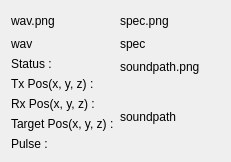
                     <widget class="QWidget" name="show">
                      <layout class="QGridLayout" name="gridLayout_5">
                       <item row="0" column="0">
                        <layout class="QGridLayout" name="gridLayout_4">
                         <item row="1" column="1">
                          <layout class="QVBoxLayout" name="verticalLayout_4">
                           <item>
                            <widget class="QLabel" name="label_2">
                             <property name="minimumSize">
                              <size>
                               <width>100</width>
                               <height>20</height>
                              </size>
                             </property>
                             <property name="maximumSize">
                              <size>
                               <width>100</width>
                               <height>20</height>
                              </size>
                             </property>
                             <property name="text">
                              <string>wav.png</string>
                             </property>
                            </widget>
                           </item>
                           <item>
                            <widget class="QLabel" name="label_wav">
                             <property name="sizePolicy">
                              <sizepolicy hsizetype="Preferred" vsizetype="Preferred">
                               <horstretch>0</horstretch>
                               <verstretch>0</verstretch>
                              </sizepolicy>
                             </property>
                             <property name="minimumSize">
                              <size>
                               <width>0</width>
                               <height>0</height>
                              </size>
                             </property>
                             <property name="text">
                              <string>wav</string>
                             </property>
                            </widget>
                           </item>
                          </layout>
                         </item>
                         <item row="1" column="2">
                          <layout class="QVBoxLayout" name="verticalLayout_16">
                           <item>
                            <widget class="QLabel" name="label_4">
                             <property name="minimumSize">
                              <size>
                               <width>100</width>
                               <height>20</height>
                              </size>
                             </property>
                             <property name="maximumSize">
                              <size>
                               <width>100</width>
                               <height>20</height>
                              </size>
                             </property>
                             <property name="text">
                              <string>spec.png</string>
                             </property>
                            </widget>
                           </item>
                           <item>
                            <widget class="QLabel" name="label_spec">
                             <property name="sizePolicy">
                              <sizepolicy hsizetype="Preferred" vsizetype="Preferred">
                               <horstretch>0</horstretch>
                               <verstretch>0</verstretch>
                              </sizepolicy>
                             </property>
                             <property name="minimumSize">
                              <size>
                               <width>0</width>
                               <height>0</height>
                              </size>
                             </property>
                             <property name="text">
                              <string>spec</string>
                             </property>
                            </widget>
                           </item>
                          </layout>
                         </item>
                         <item row="3" column="2">
                          <layout class="QVBoxLayout" name="verticalLayout_18">
                           <item>
                            <widget class="QLabel" name="label_3">
                             <property name="minimumSize">
                              <size>
                               <width>100</width>
                               <height>20</height>
                              </size>
                             </property>
                             <property name="maximumSize">
                              <size>
                               <width>100</width>
                               <height>20</height>
                              </size>
                             </property>
                             <property name="text">
                              <string>soundpath.png</string>
                             </property>
                            </widget>
                           </item>
                           <item>
                            <widget class="QLabel" name="label_soundpath">
                             <property name="sizePolicy">
                              <sizepolicy hsizetype="Preferred" vsizetype="Preferred">
                               <horstretch>0</horstretch>
                               <verstretch>0</verstretch>
                              </sizepolicy>
                             </property>
                             <property name="minimumSize">
                              <size>
                               <width>0</width>
                               <height>0</height>
                              </size>
                             </property>
                             <property name="text">
                              <string>soundpath</string>
                             </property>
                            </widget>
                           </item>
                          </layout>
                         </item>
                         <item row="3" column="1">
                          <layout class="QVBoxLayout" name="verticalLayout_19">
                           <item>
                            <widget class="QLabel" name="outputStatus">
                             <property name="text">
                              <string>Status :</string>
                             </property>
                            </widget>
                           </item>
                           <item>
                            <widget class="QLabel" name="outputTx">
                             <property name="text">
                              <string>Tx Pos(x, y, z) :</string>
                             </property>
                            </widget>
                           </item>
                           <item>
                            <widget class="QLabel" name="outputRx">
                             <property name="text">
                              <string>Rx Pos(x, y, z) :</string>
                             </property>
                            </widget>
                           </item>
                           <item>
                            <widget class="QLabel" name="outputTarget">
                             <property name="text">
                              <string>Target Pos(x, y, z) :</string>
                             </property>
                            </widget>
                           </item>
                           <item>
                            <widget class="QLabel" name="outputPulse">
                             <property name="text">
                              <string>Pulse :</string>
                             </property>
                            </widget>
                           </item>
                          </layout>
                         </item>
                        </layout>
                       </item>
                      </layout>
                     </widget>
